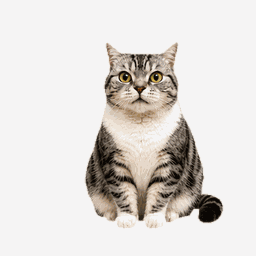
#> input picture docs/demo/treat.gif, 256 x 256 px
$ python -i realistic_skin_pipeline.py   (imports and definitions only)
#> lines starting #> are read from the running program, lines starting #| are printed output that depends on the picture; after the words box and inside, x2 and y2 are one past the last pixel; in counts of white or black regions, pixels touching at a corner belong together
#!/usr/bin/env python3
"""Prepare, assemble, and validate the 12x9 realistic Jiujiu skin."""

from __future__ import annotations

import argparse
import json
import math
import shutil
import sys
from pathlib import Path

try:
    from PIL import Image, ImageChops, ImageDraw, ImageFilter, ImageFont
except ImportError as exc:
    raise SystemExit("Pillow is required. Run this script with the bundled Codex Python runtime.") from exc


CELL_SIZE = 256
BOARD_COLUMNS = 4
BOARD_ROWS = 3
ATLAS_COLUMNS = 12
ATLAS_ROWS = 9
CHROMA_KEY = (255, 0, 255)

ACTIONS = [
    ("eating", "吃猫粮", 180, "lowering its head and naturally chewing food from a small bowl"),
    ("drinking", "喝水", 180, "lapping water naturally from a shallow bowl"),
    ("rolling", "翻肚打滚", 160, "rolling onto its back, showing its belly, and returning naturally"),
    ("grooming", "舔猫毛", 180, "licking a front paw and grooming its chest and shoulder fur"),
    ("chasing", "追蝴蝶", 140, "stalking and pouncing toward the right, without drawing the butterfly"),
    ("working", "工作", 200, "sitting attentively in front of a small open laptop and tapping the keyboard"),
    ("sleeping", "睡觉", 280, "curling up, breathing slowly, and briefly twitching an ear"),
    ("stretching", "伸懒腰", 180, "performing a full feline forward stretch and returning upright"),
    ("observing", "坐立观察", 220, "sitting alert, looking around, blinking, and tilting its head"),
]

PROPS = [
    ("butterfly", "a small realistic orange-and-black butterfly, wings open"),
    ("wand-lure", "the feather lure at the end of a cat teaser wand, compact and readable"),
    ("cat-treat", "the open tip of a squeezable cat treat tube with a small amount of paste"),
]


# [138 lines left out: functions ensure_dirs, prepare, make_layout_guide, not called in this run]


def crop_to_aspect(image: Image.Image, aspect: float) -> Image.Image:
#> called with aspect = 1.33
    current = image.width / image.height
#> current = 1
    if math.isclose(current, aspect, rel_tol=1e-4):
        return image
    if current > aspect:
        width = round(image.height * aspect)
        left = (image.width - width) // 2
        return image.crop((left, 0, left + width, image.height))
    height = round(image.width / aspect)
#> height = 192
    top = (image.height - height) // 2
#> top = 32
    return image.crop((0, top, image.width, top + height))


def remove_chroma(image: Image.Image) -> Image.Image:
    rgba = image.convert("RGBA")
    rgb = rgba.convert("RGB")
    flooded = rgb.copy()
    fill_color = (1, 2, 3)
    for corner in [(0, 0), (rgb.width - 1, 0), (0, rgb.height - 1), (rgb.width - 1, rgb.height - 1)]:
        ImageDraw.floodfill(flooded, corner, fill_color, thresh=82)
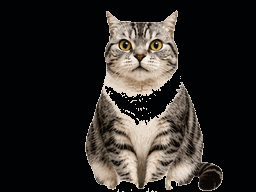
#> flooded: PIL image 256x192 RGB; mean R, G, B 43, 39.6, 36.2

    red, green, blue = flooded.split()
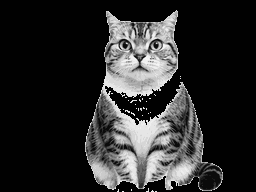
#> red: PIL image 256x192 L; min 1, max 245, mean 43
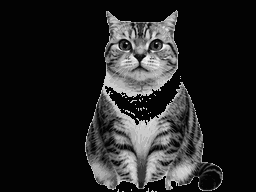
#> blue: PIL image 256x192 L; min 1, max 244, mean 36.2
    filled = ImageChops.multiply(
        ImageChops.multiply(red.point(lambda value: 255 if value == fill_color[0] else 0),
                            green.point(lambda value: 255 if value == fill_color[1] else 0)),
        blue.point(lambda value: 255 if value == fill_color[2] else 0),
    )
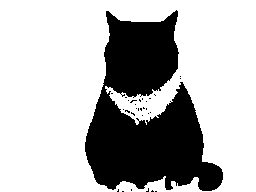
#> filled: PIL image 256x192 L; 71% white; 30 black regions (29 under 20 px), largest, box (x1, y1, x2, y2) and area: (85, 10, 223, 191) 14173
    matte = ImageChops.invert(filled)
    source_red, source_green, source_blue = rgb.split()
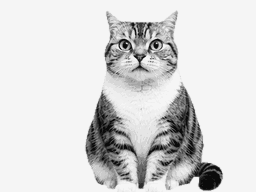
#> source_red: PIL image 256x192 L; min 11, max 245, mean 216.1
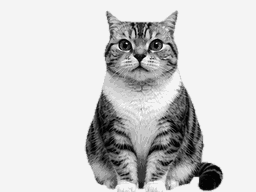
#> source_blue: PIL image 256x192 L; min 1, max 244, mean 206.6
    chroma_like = ImageChops.multiply(
        ImageChops.multiply(
            source_red.point(lambda value: 255 if value >= 180 else 0),
            source_blue.point(lambda value: 255 if value >= 155 else 0),
        ),
        source_green.point(lambda value: 255 if value <= 115 else 0),
    )
#> chroma_like: PIL image 256x192 L; every value is 0
    matte = ImageChops.multiply(matte, ImageChops.invert(chroma_like))
    matte = ImageChops.multiply(matte, rgba.getchannel("A"))
    rgba.putalpha(matte)
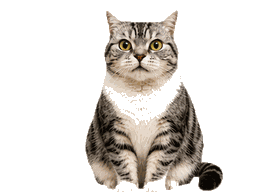
#> rgba: PIL image 256x192 RGBA; mean R, G, B, A 216.1, 211, 206.6, 74; transparent parts drawn white

    normalized = Image.new("RGBA", rgba.size, (0, 0, 0, 0))
#> normalized: PIL image 256x192 RGBA; every value is 0
    normalized.alpha_composite(rgba)
    return normalized


def extract_board(board_path: Path, output_dir: Path) -> list[Image.Image]:
    board = crop_to_aspect(Image.open(board_path).convert("RGBA"), BOARD_COLUMNS / BOARD_ROWS)
    board = remove_chroma(board)
#> (the run stopped early here; a loop or call above may not have finished)
